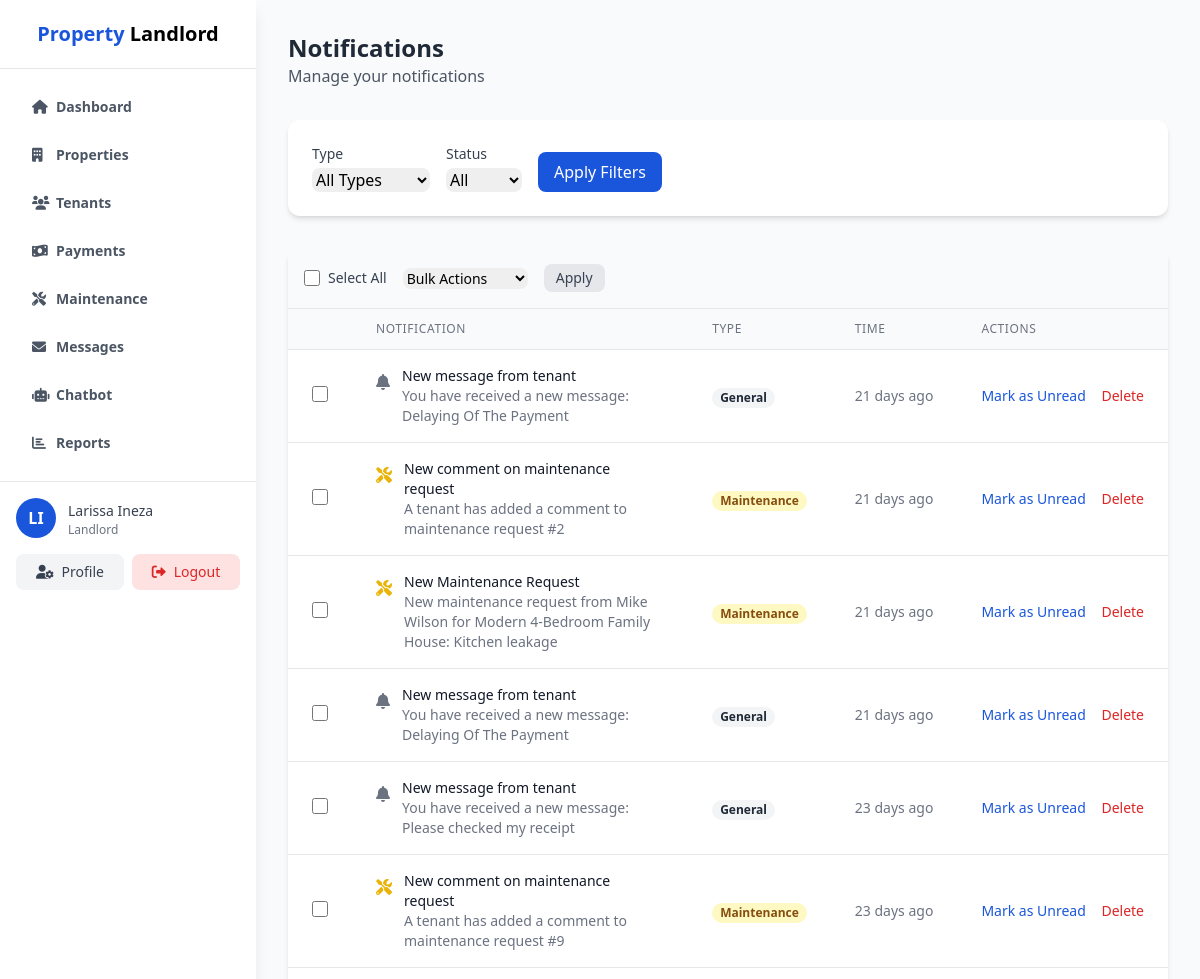
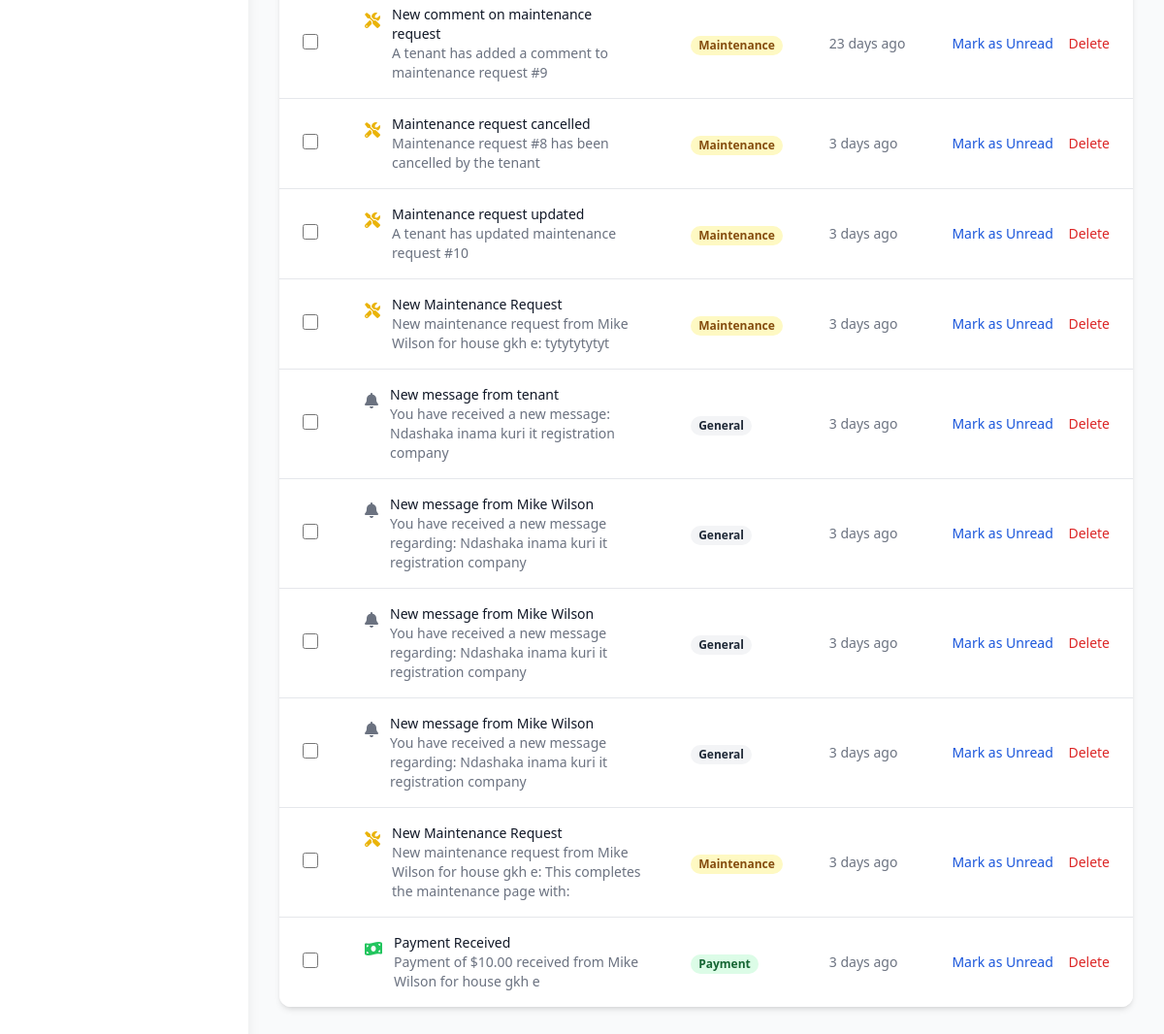
/admin/notifications.php (signed in), run on the app's committed database (2 pictures, top to bottom).
### tables this page shows
CREATE TABLE IF NOT EXISTS notifications (
    notification_id INT AUTO_INCREMENT PRIMARY KEY,
    user_id INT NOT NULL,
    title VARCHAR(100) NOT NULL,
    message TEXT NOT NULL,
    type ENUM('payment', 'maintenance', 'lease', 'general') NOT NULL,
    is_read BOOLEAN DEFAULT FALSE,
    created_at TIMESTAMP DEFAULT CURRENT_TIMESTAMP,
    FOREIGN KEY (user_id) REFERENCES users(user_id) ON DELETE CASCADE
);

### includes/functions.php (called while the page is built, shortened)
<?php
function timeAgo($datetime) {
    $now = new DateTime();
    $ago = new DateTime($datetime);
    $diff = $now->diff($ago);
    if ($diff->d > 0) {
        return $diff->d . ' day' . ($diff->d > 1 ? 's' : '') . ' ago';
    }
    return 'Just now';
}
?>

### admin/notifications.php (the view, shortened to what this page needs)
<?php
require_once '../includes/functions.php';
$userId = $_SESSION['user_id'];
$page = isset($_GET['page']) ? (int)$_GET['page'] : 1;
$perPage = 20;
$offset = ($page - 1) * $perPage;
$type = isset($_GET['type']) ? $_GET['type'] : 'all';
$readStatus = isset($_GET['status']) ? $_GET['status'] : 'all';
$conditions = ["user_id = :userId"];
$params = ['userId' => $userId];
$whereClause = implode(' AND ', $conditions);
$stmt = $pdo->prepare("
    SELECT *
    FROM notifications
    WHERE $whereClause
    ORDER BY created_at DESC
    LIMIT :offset, :perPage
");
foreach ($params as $key => $value) {
    $stmt->bindValue($key, $value);
}
$stmt->bindValue(':offset', $offset, PDO::PARAM_INT);
$stmt->bindValue(':perPage', $perPage, PDO::PARAM_INT);
$stmt->execute();
$notifications = $stmt->fetchAll();
?>
<!DOCTYPE html>
<html lang="en">
<head>
    <script src="https://cdn.tailwindcss.com"></script>
    <link rel="stylesheet" href="https://cdnjs.cloudflare.com/ajax/libs/font-awesome/6.0.0/css/all.min.css">
</head>
<body class="bg-gray-50">
    <?php include 'admin_sidebar.php'; ?>
    <div class="ml-64 p-8">
        <div class="flex justify-between items-center mb-8">
            <div>
                <h2 class="text-2xl font-bold text-gray-800">Notifications</h2>
                <p class="text-gray-600">
                    Manage your notifications
                </p>
            </div>
        </div>
        <div class="bg-white rounded-xl shadow-md p-6 mb-8">
            <form method="GET" action="notifications.php" class="flex flex-wrap items-end gap-4">
                <div>
                    <label class="block text-sm font-medium text-gray-700 mb-1">Type</label>
                    <select name="type" class="rounded-lg border-gray-300 focus:border-primary focus:ring-primary">
                        <option value="all" <?php echo $type === 'all' ? 'selected' : ''; ?>>All Types</option>
                    </select>
                </div>
                <div>
                    <label class="block text-sm font-medium text-gray-700 mb-1">Status</label>
                    <select name="status" class="rounded-lg border-gray-300 focus:border-primary focus:ring-primary">
                        <option value="all" <?php echo $readStatus === 'all' ? 'selected' : ''; ?>>All</option>
                    </select>
                </div>
                <div>
                    <button type="submit" class="bg-primary text-white px-4 py-2 rounded-lg hover:bg-blue-700">
                        Apply Filters
                    </button>
                </div>
            </form>
        </div>
        <div class="bg-white rounded-xl shadow-md overflow-hidden">
            <?php if (empty($notifications)): ?>
                <div class="p-6 text-center">
                    <p class="text-gray-500">No notifications found.</p>
                </div>
            <?php else: ?>
                <form method="POST" action="notifications.php">
                    <div class="p-4 border-b border-gray-200 bg-gray-50">
                        <div class="flex items-center space-x-4">
                            <div class="flex items-center">
                                <input type="checkbox" id="selectAll" class="h-4 w-4 text-primary focus:ring-primary border-gray-300 rounded">
                                <label for="selectAll" class="ml-2 text-sm text-gray-700">Select All</label>
                            </div>
                            <div>
                                <select name="action" class="text-sm rounded-lg border-gray-300 focus:border-primary focus:ring-primary">
                                    <option value="">Bulk Actions</option>
                                </select>
                            </div>
                            <button type="submit" class="px-3 py-1 bg-gray-200 text-gray-700 text-sm rounded-lg hover:bg-gray-300">
                                Apply
                            </button>
                        </div>
                    </div>
                    <table class="min-w-full divide-y divide-gray-200">
                        <thead class="bg-gray-50">
                            <tr>
                                <th class="px-6 py-3 text-left text-xs font-medium text-gray-500 uppercase tracking-wider w-10"></th>
                                <th class="px-6 py-3 text-left text-xs font-medium text-gray-500 uppercase tracking-wider">Notification</th>
                                <th class="px-6 py-3 text-left text-xs font-medium text-gray-500 uppercase tracking-wider">Type</th>
                                <th class="px-6 py-3 text-left text-xs font-medium text-gray-500 uppercase tracking-wider">Time</th>
                                <th class="px-6 py-3 text-left text-xs font-medium text-gray-500 uppercase tracking-wider">Actions</th>
                            </tr>
                        </thead>
                        <tbody class="bg-white divide-y divide-gray-200">
                            <?php foreach ($notifications as $notification): ?>
                                <tr class="<?php echo $notification['is_read'] ? '' : 'bg-blue-50'; ?>">
                                    <td class="px-6 py-4">
                                        <input type="checkbox" name="selected[]" value="<?php echo $notification['notification_id']; ?>" class="notification-checkbox h-4 w-4 text-primary focus:ring-primary border-gray-300 rounded">
                                    </td>
                                    <td class="px-6 py-4">
                                        <div class="flex items-start">
                                            <div class="flex-shrink-0 pt-1">
                                                <?php if ($notification['type'] === 'payment'): ?>
                                                    <i class="fas fa-money-bill-wave text-green-500"></i>
                                                <?php elseif ($notification['type'] === 'maintenance'): ?>
                                                    <i class="fas fa-tools text-yellow-500"></i>
                                                <?php elseif ($notification['type'] === 'lease'): ?>
                                                    <i class="fas fa-file-contract text-blue-500"></i>
                                                <?php else: ?>
                                                    <i class="fas fa-bell text-gray-500"></i>
                                                <?php endif; ?>
                                            </div>
                                            <div class="ml-3">
                                                <p class="text-sm font-medium text-gray-900"><?php echo htmlspecialchars($notification['title']); ?></p>
                                                <p class="text-sm text-gray-500"><?php echo htmlspecialchars($notification['message']); ?></p>
                                            </div>
                                        </div>
                                    </td>
                                    <td class="px-6 py-4 whitespace-nowrap">
                                        <span class="px-2 inline-flex text-xs leading-5 font-semibold rounded-full
                                            <?php
                                            switch ($notification['type']) {
                                                case 'payment':
                                                    echo 'bg-green-100 text-green-800';
                                                    break;
                                                case 'maintenance':
                                                    echo 'bg-yellow-100 text-yellow-800';
                                                    break;
                                                default:
                                                    echo 'bg-gray-100 text-gray-800';
                                                    break;
                                            }
                                            ?>">
                                            <?php echo ucfirst($notification['type']); ?>
                                        </span>
                                    </td>
                                    <td class="px-6 py-4 whitespace-nowrap text-sm text-gray-500">
                                        <?php echo timeAgo($notification['created_at']); ?>
                                    </td>
                                    <td class="px-6 py-4 whitespace-nowrap text-sm font-medium">
    <?php if ($notification['is_read']): ?>
        <button
            type="button"
            class="text-primary hover:text-blue-700 mr-3 notification-action"
            data-id="<?php echo $notification['notification_id']; ?>"
            data-action="unread"
        >
            Mark as Unread
        </button>
    <?php endif; ?>
    <button
        type="button"
        class="text-red-600 hover:text-red-900 notification-action"
        data-id="<?php echo $notification['notification_id']; ?>"
        data-action="delete"
        data-confirm="Are you sure you want to delete this notification?"
    >
        Delete
    </button>
</td>
                                </tr>
                            <?php endforeach; ?>
                        </tbody>
                    </table>
                </form>
            <?php endif; ?>
        </div>
    </div>
</body>
</html>

### admin/admin_sidebar.php
<?php
$current_page = basename($_SERVER['PHP_SELF']);
?>
<div class="fixed inset-y-0 left-0 bg-white shadow-lg max-h-screen w-64">
    <div class="flex flex-col justify-between h-full">
        <div class="flex-grow">
            <div class="px-4 py-6 text-center border-b">
                <h1 class="text-xl font-bold leading-none"><span class="text-primary">Property</span> Landlord</h1>
            </div>
            <div class="p-4">
                <ul class="space-y-1">
                    <li>
                        <a href="dashboard.php" class="flex items-center <?php echo ($current_page == 'dashboard.php') ? 'bg-primary text-white' : 'text-gray-600 hover:bg-gray-100'; ?> rounded-xl font-bold text-sm py-3 px-4">
                            <i class="fas fa-home w-6"></i>Dashboard
                        </a>
                    </li>
                    <li>
                        <a href="properties.php" class="flex items-center <?php echo ($current_page == 'properties.php') ? 'bg-primary text-white' : 'text-gray-600 hover:bg-gray-100'; ?> rounded-xl font-bold text-sm py-3 px-4">
                            <i class="fas fa-building w-6"></i>Properties
                        </a>
                    </li>
                    <li>
                        <a href="tenants.php" class="flex items-center <?php echo ($current_page == 'tenants.php') ? 'bg-primary text-white' : 'text-gray-600 hover:bg-gray-100'; ?> rounded-xl font-bold text-sm py-3 px-4">
                            <i class="fas fa-users w-6"></i>Tenants
                        </a>
                    </li>
                    <li>
                        <a href="payments.php" class="flex items-center <?php echo ($current_page == 'payments.php') ? 'bg-primary text-white' : 'text-gray-600 hover:bg-gray-100'; ?> rounded-xl font-bold text-sm py-3 px-4">
                            <i class="fas fa-money-bill-wave w-6"></i>Payments
                        </a>
                    </li>
                    <li>
                        <a href="maintenance.php" class="flex items-center <?php echo ($current_page == 'maintenance.php') ? 'bg-primary text-white' : 'text-gray-600 hover:bg-gray-100'; ?> rounded-xl font-bold text-sm py-3 px-4">
                            <i class="fas fa-tools w-6"></i>Maintenance
                        </a>
                    </li>
                    <li>
                        <a href="messages.php" class="flex items-center <?php echo ($current_page == 'messages.php') ? 'bg-primary text-white' : 'text-gray-600 hover:bg-gray-100'; ?> rounded-xl font-bold text-sm py-3 px-4">
                            <i class="fas fa-envelope w-6"></i>Messages
                        </a>
                    </li>
                      <li>
                        <a href="chatbot_management.php" class="flex items-center <?php echo ($current_page == 'chatbot_management.php') ? 'bg-primary text-white' : 'text-gray-600 hover:bg-gray-100'; ?> rounded-xl font-bold text-sm py-3 px-4">
                            <i class="fas fa-robot w-6"></i>Chatbot
                        </a>
                    </li>
                    <li>
                        <a href="reports.php" class="flex items-center <?php echo ($current_page == 'reports.php') ? 'bg-primary text-white' : 'text-gray-600 hover:bg-gray-100'; ?> rounded-xl font-bold text-sm py-3 px-4">
                            <i class="fas fa-chart-bar w-6"></i>Reports
                        </a>
                    </li>
                </ul>
            </div>
                        <div class="border-t p-4">
                <div class="flex items-center">
                    <div class="w-10 h-10 rounded-full bg-primary flex items-center justify-center text-white font-bold">
                        <?php
                        if (isset($_SESSION['first_name']) && isset($_SESSION['last_name'])) {
                            echo substr($_SESSION['first_name'], 0, 1) . substr($_SESSION['last_name'], 0, 1);
                        } else {
                            echo "U";
                        }
                        ?>
                    </div>
                    <div class="ml-3">
                        <a href="profile.php" class="text-sm font-medium text-gray-700 hover:text-primary">
                            <?php
                            if (isset($_SESSION['first_name']) && isset($_SESSION['last_name'])) {
                                echo htmlspecialchars($_SESSION['first_name'] . ' ' . $_SESSION['last_name']);
                            } else {
                                echo "User";
                            }
                            ?>
                        </a>
                        <p class="text-xs text-gray-500">
                            <?php
                            if (isset($_SESSION['role'])) {
                                echo ucfirst(htmlspecialchars($_SESSION['role']));
                            }
                            ?>
                        </p>
                    </div>
                </div>
                <div class="mt-4 flex space-x-2">
                    <a href="profile.php" class="flex-1 block text-center py-2 px-4 bg-gray-100 text-gray-700 rounded-lg hover:bg-gray-200 text-sm font-medium">
                        <i class="fas fa-user-cog mr-2"></i>Profile
                    </a>
                    <a href="../logout.php" class="flex-1 block text-center py-2 px-4 bg-red-100 text-red-600 rounded-lg hover:bg-red-200 text-sm font-medium">
                        <i class="fas fa-sign-out-alt mr-2"></i>Logout
                    </a>
                </div>
            </div>
        </div>
    </div>
</div>

### data on the page
notifications: title "New message from tenant", message "You have received a new message: Delaying Of The Payment", type "General", created_at "21 days ago"
notifications: title "New comment on maintenance request", message "A tenant has added a comment to maintenance request #2", type "Maintenance", created_at "21 days ago"
notifications: title "New Maintenance Request", message "New maintenance request from Mike Wilson for Modern 4-Bedroom Family House: Kitchen leakage", type "Maintenance", created_at "21 days ago"
notifications: title "New message from tenant", message "You have received a new message: Delaying Of The Payment", type "General", created_at "21 days ago"
notifications: title "New message from tenant", message "You have received a new message: Please checked my receipt", type "General", created_at "23 days ago"
notifications: title "New comment on maintenance request", message "A tenant has added a comment to maintenance request #9", type "Maintenance", created_at "23 days ago"
notifications: title "New comment on maintenance request", message "A tenant has added a comment to maintenance request #9", type "Maintenance", created_at "23 days ago"
notifications: title "Maintenance request cancelled", message "Maintenance request #8 has been cancelled by the tenant", type "Maintenance", created_at "3 days ago"
notifications: title "Maintenance request updated", message "A tenant has updated maintenance request #10", type "Maintenance", created_at "3 days ago"
notifications: title "New Maintenance Request", message "New maintenance request from Mike Wilson for house gkh e: tytytytytyt", type "Maintenance", created_at "3 days ago"
notifications: title "New message from tenant", message "You have received a new message: Ndashaka inama kuri it registration company", type "General", created_at "3 days ago"
notifications: title "New message from Mike Wilson", message "You have received a new message regarding: Ndashaka inama kuri it registration company", type "General", created_at "3 days ago"
notifications: title "New message from Mike Wilson", message "You have received a new message regarding: Ndashaka inama kuri it registration company", type "General", created_at "3 days ago"
notifications: title "New message from Mike Wilson", message "You have received a new message regarding: Ndashaka inama kuri it registration company", type "General", created_at "3 days ago"
notifications: title "New Maintenance Request", message "New maintenance request from Mike Wilson for house gkh e: This completes the maintenance page with:", type "Maintenance", created_at "3 days ago"
notifications: title "Payment Received", message "Payment of $10.00 received from Mike Wilson for house gkh e", type "Payment", created_at "3 days ago"

### other printed values
substr($_SESSION['first_name'], 0, 1) "L"
substr($_SESSION['last_name'], 0, 1) "I"
$_SESSION['first_name'] . ' ' . $_SESSION['last_name'] "Larissa Ineza"
$_SESSION['role'] "Landlord"
